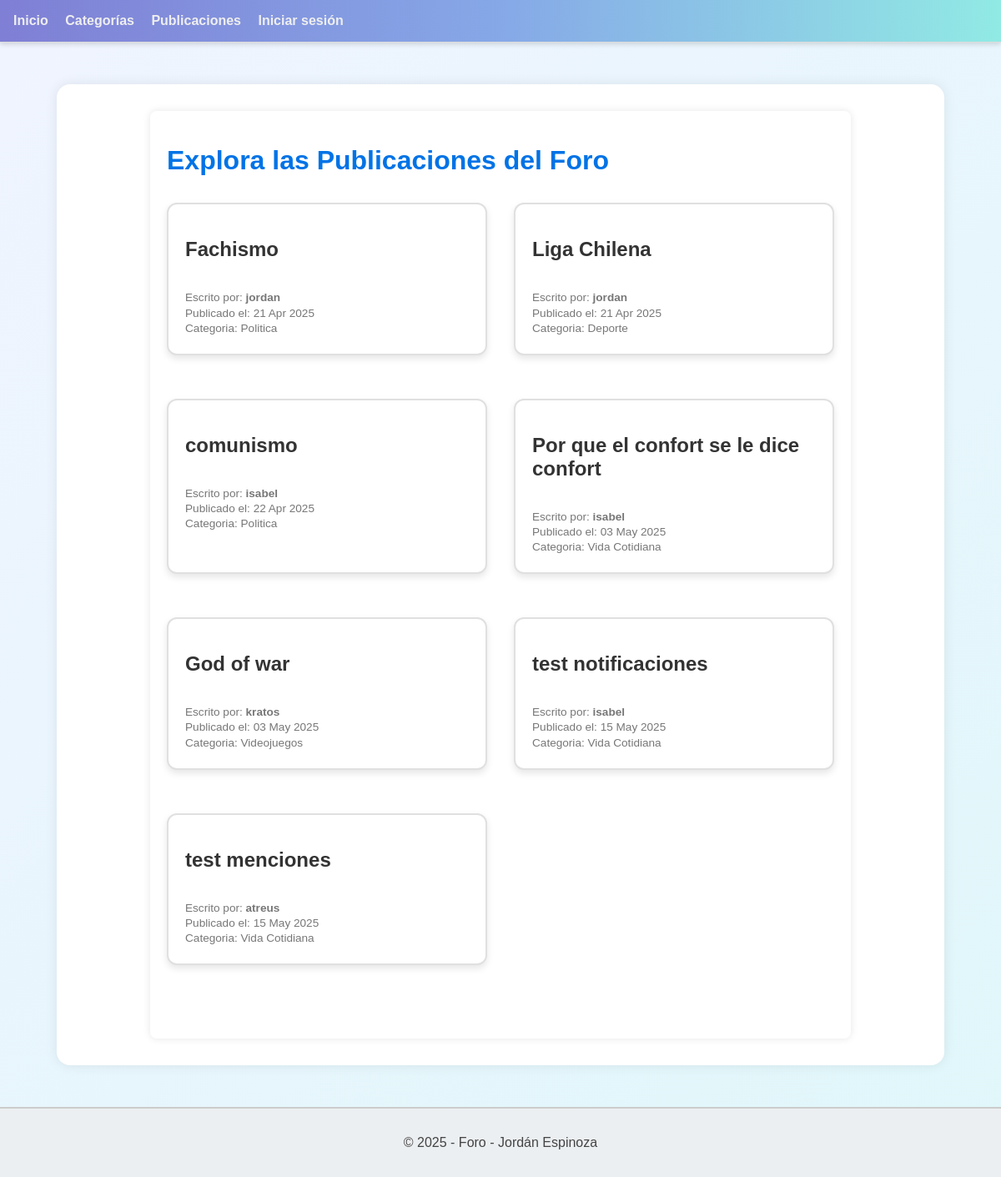
The app's page /foro/publicaciones/listar/, older data.
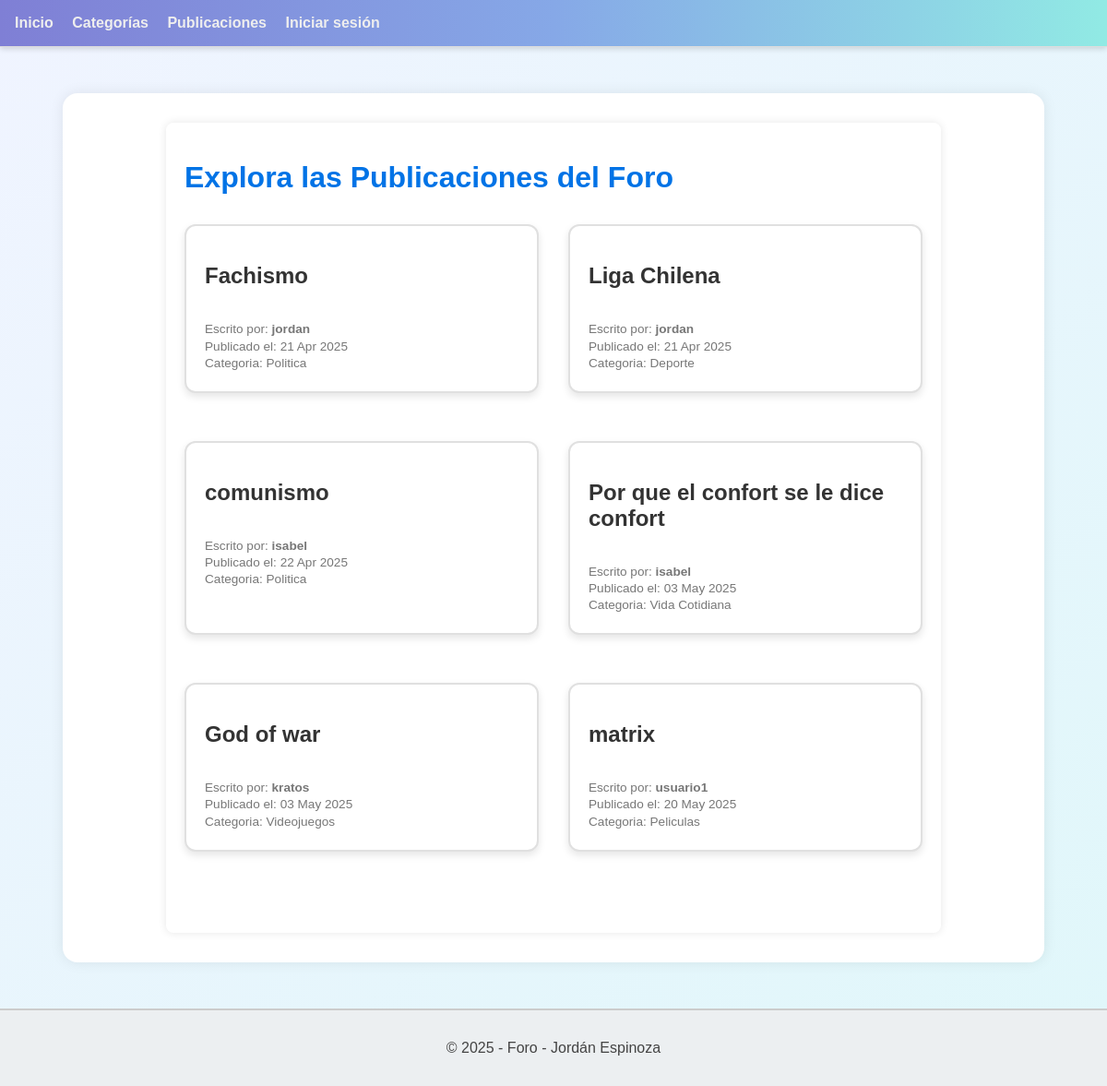
The same page, newer data.
### foro_aplicacion/models.py (models this page shows, shortened)
class Publicacion(models.Model):
    titulo = models.CharField(max_length=100)
    cuerpo = models.TextField()
    fecha_creacion = models.DateTimeField(auto_now_add=True)
    fecha_modificacion = models.DateTimeField(auto_now=True)
    usuario = models.ForeignKey(Usuario, on_delete=models.CASCADE, related_name='publicaciones')
    categoria = models.ForeignKey(Categoria, on_delete=models.CASCADE, related_name='publicaciones')
    etiquetas = models.ManyToManyField(Etiqueta, through='PublicacionEtiqueta', related_name='publicaciones')
    imagen = models.ImageField(upload_to='publicaciones/', blank=True, null=True)  # 👈 NUEVO CAMPO
    video = models.URLField(blank=True, null=True)  # URL del video

class Usuario(AbstractUser):
    correo = models.EmailField(max_length=100, unique=True)
    es_admin = models.BooleanField(default=False)
    es_baneado = models.BooleanField(default=False)
    es_moderador = models.BooleanField(default=False)
    es_autor = models.BooleanField(default=False)
    reputacion = models.IntegerField(default=0)
    avatar = models.ImageField(upload_to='avatars/', blank=True, null=True)
    class Meta:
        verbose_name = 'Usuario'
        verbose_name_plural = 'Usuarios'

class Categoria(models.Model):
    nombre = models.CharField(max_length=50)
    descripcion = models.TextField(blank=True)
    fecha_creacion = models.DateTimeField(auto_now_add=True)
    usuario = models.ForeignKey(Usuario, on_delete=models.CASCADE, related_name='categorias')
    def __str__(self):
        return self.nombre

### foro_aplicacion/views.py (the view)
# urls.py: path('publicaciones/listar/', PublicacionListView.as_view(), name='listar_publicaciones'),
class PublicacionListView(ListView):
    model = Publicacion
    template_name = 'publicaciones/listar.html'
    context_object_name = 'publicaciones'

### foro_aplicacion/context_processors.py (called while the page is built)
def cantidad_notificaciones(request):
    if request.user.is_authenticated:
        cantidad = request.user.notificaciones.filter(leida=False).count()
        return {'cantidad_no_leidas': cantidad}
    return {}

### foro_aplicacion/templates/publicaciones/listar.html (shortened to what this page needs)
{% extends 'template_base.html' %}
{% block body %}
<div class="container">
    <h1 class="titulo">Explora las Publicaciones del Foro</h1>
    <div class="publicacion-lista">
        {% for publicacion in publicaciones %}
            <div class="publicacion-card">
                <div class="publicacion-header">
                    <h2 class="titulo">{{ publicacion.titulo }}</h2>
                </div>
                <p class="autor">Escrito por: <strong>{{ publicacion.usuario.username }}</strong></p>
                <p class="fecha">Publicado el: {{ publicacion.fecha_creacion|date:"d M Y" }}</p>
                <p class="fecha">Categoria: {{ publicacion.categoria }}</p>
            </div>
        {% empty %}
            <p class="sin-publicaciones">No hay publicaciones disponibles.</p>
        {% endfor %}
    </div>
</div>
{% endblock %}

Row changes from the older to the newer data that the page shows:
removed Publicacion: titulo "test notificaciones", usuario.username "isabel", fecha_creacion "15 May 2025", categoria "Vida Cotidiana"
removed Publicacion: titulo "test menciones", usuario.username "atreus", fecha_creacion "15 May 2025", categoria "Vida Cotidiana"
added Publicacion: titulo "matrix", usuario.username "usuario1", fecha_creacion "20 May 2025", categoria "Peliculas"
